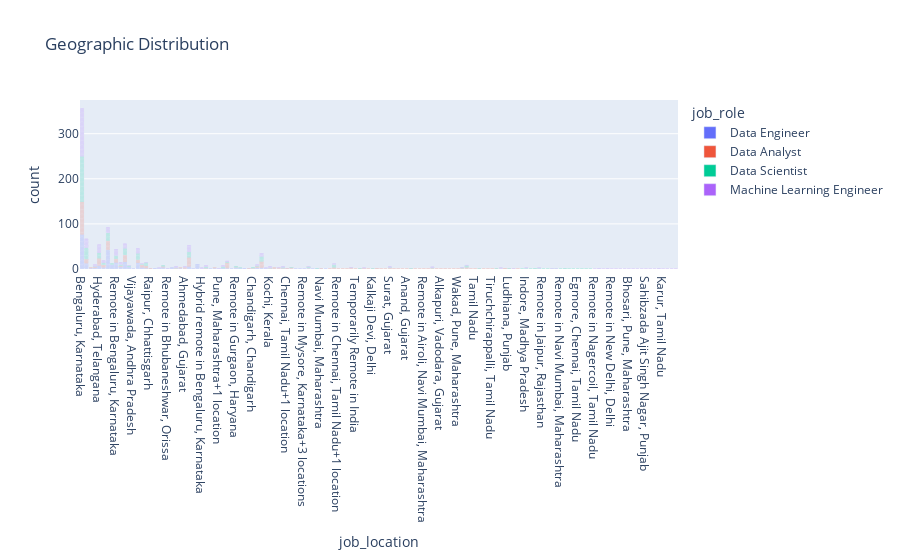

The cell this chart's notebook holds for it:
### Markdown cell above
#### How are the jobs distributed geographically?

### Code cell
px.bar(df_org,x='job_location',color='job_role',title='Geographic Distribution')

### Figure 1 — Plotly figure (JSON) as saved in the notebook; plotly's stock layout.template omitted (floating-point values rounded to 4 significant figures; data arrays with more than 128 entries replaced by an {"elided": "..."} marker saying what was removed)
{"data": [{"alignmentgroup": "True", "hovertemplate": "job_role=Data Engineer<br>job_location=%{x}<br>count=%{y}<extra></extra>", "legendgroup": "Data Engineer", "marker": {"color": "#636efa", "pattern": {"shape": ""}}, "name": "Data Engineer", "offsetgroup": "Data Engineer", "orientation": "v", "showlegend": true, "textposition": "auto", "type": "bar", "x": {"elided": "300 str values"}, "xaxis": "x", "y": {"elided": "300 int values"}, "yaxis": "y"}, {"alignmentgroup": "True", "hovertemplate": "job_role=Data Analyst<br>job_location=%{x}<br>count=%{y}<extra></extra>", "legendgroup": "Data Analyst", "marker": {"color": "#EF553B", "pattern": {"shape": ""}}, "name": "Data Analyst", "offsetgroup": "Data Analyst", "orientation": "v", "showlegend": true, "textposition": "auto", "type": "bar", "x": {"elided": "300 str values"}, "xaxis": "x", "y": {"elided": "300 int values"}, "yaxis": "y"}, {"alignmentgroup": "True", "hovertemplate": "job_role=Data Scientist<br>job_location=%{x}<br>count=%{y}<extra></extra>", "legendgroup": "Data Scientist", "marker": {"color": "#00cc96", "pattern": {"shape": ""}}, "name": "Data Scientist", "offsetgroup": "Data Scientist", "orientation": "v", "showlegend": true, "textposition": "auto", "type": "bar", "x": {"elided": "300 str values"}, "xaxis": "x", "y": {"elided": "300 int values"}, "yaxis": "y"}, {"alignmentgroup": "True", "hovertemplate": "job_role=Machine Learning Engineer<br>job_location=%{x}<br>count=%{y}<extra></extra>", "legendgroup": "Machine Learning Engineer", "marker": {"color": "#ab63fa", "pattern": {"shape": ""}}, "name": "Machine Learning Engineer", "offsetgroup": "Machine Learning Engineer", "orientation": "v", "showlegend": true, "textposition": "auto", "type": "bar", "x": {"elided": "300 str values"}, "xaxis": "x", "y": {"elided": "300 int values"}, "yaxis": "y"}], "layout": {"barmode": "relative", "legend": {"title": {"text": "job_role"}, "tracegroupgap": 0}, "title": {"text": "Geographic Distribution"}, "xaxis": {"anchor": "y", "domain": [0, 1], "title": {"text": "job_location"}}, "yaxis": {"anchor": "x", "domain": [0, 1], "title": {"text": "count"}}}}
